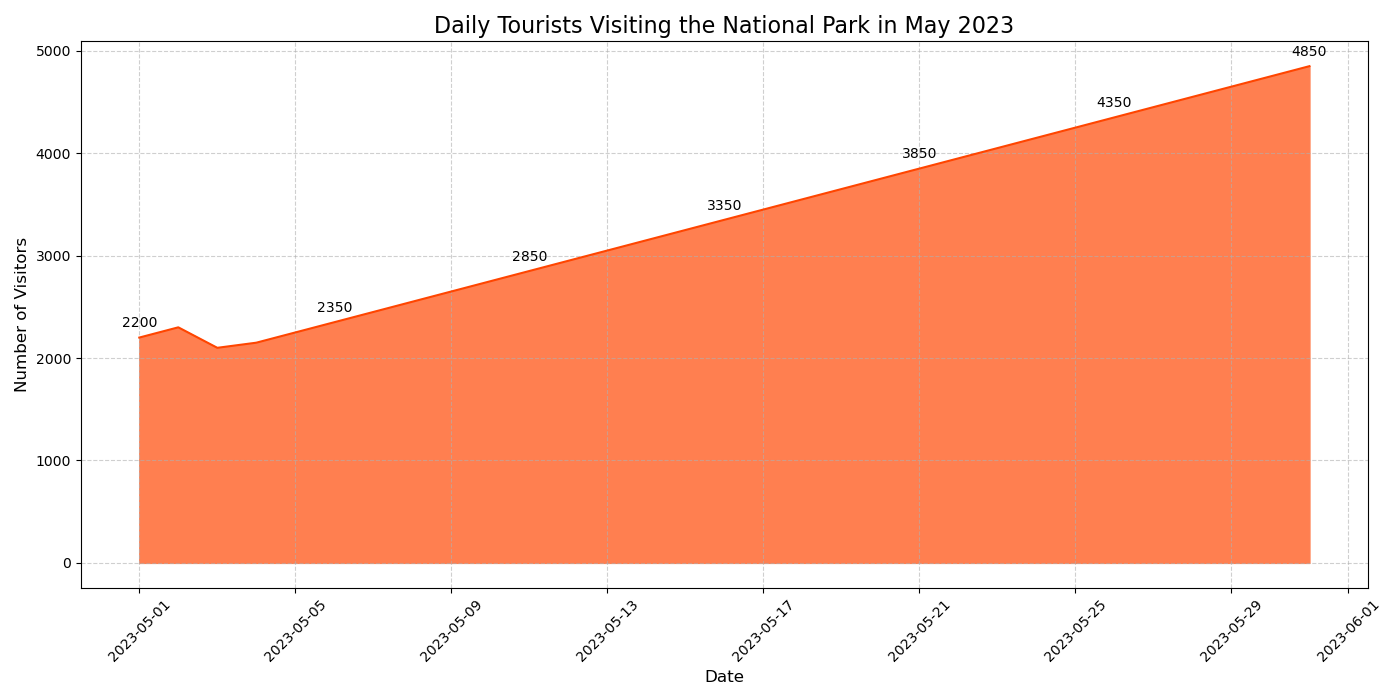

Write Python code to recreate this figure.

import pandas as pd
import matplotlib.pyplot as plt

# Data
data = {
    'Date': pd.date_range(start='2023-05-01', periods=31, freq='D'),
    'Visitors': [
        2200, 2300, 2100, 2150, 2250, 2350, 2450, 2550, 2650, 2750,
        2850, 2950, 3050, 3150, 3250, 3350, 3450, 3550, 3650, 3750,
        3850, 3950, 4050, 4150, 4250, 4350, 4450, 4550, 4650, 4750, 4850
    ]
}

df = pd.DataFrame(data)

# Visualization
plt.figure(figsize=(14, 7))
plt.fill_between(df['Date'], df['Visitors'], color="#FF7F50")
plt.plot(df['Date'], df['Visitors'], color="#FF4500")

# Annotation
for index in range(0, df.shape[0], 5):  # Adding annotations every 5 days for clarity
    date = df.iloc[index]['Date']
    visitors = df.iloc[index]['Visitors']
    plt.text(date, visitors + 100, str(visitors), ha='center')

# Customization
plt.title('Daily Tourists Visiting the National Park in May 2023', fontsize=16)
plt.xlabel('Date', fontsize=12)
plt.ylabel('Number of Visitors', fontsize=12)
plt.xticks(rotation=45)
plt.grid(visible=True, linestyle='--', alpha=0.6)

# Show the plot
plt.tight_layout()
plt.show()
